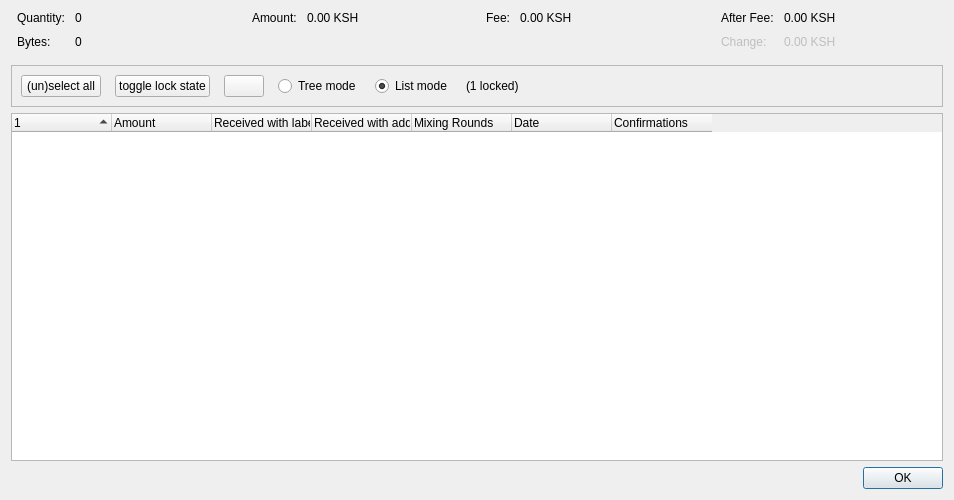
<?xml version="1.0" encoding="UTF-8"?>
<ui version="4.0">
 <class>CoinControlDialog</class>
 <widget class="QDialog" name="CoinControlDialog">
  <property name="geometry">
   <rect>
    <x>0</x>
    <y>0</y>
    <width>954</width>
    <height>500</height>
   </rect>
  </property>
  <property name="windowTitle">
   <string>Coin Selection</string>
  </property>
  <layout class="QVBoxLayout" name="verticalLayout">
   <item>
    <layout class="QHBoxLayout" name="horizontalLayoutTop" stretch="0,0,0,0">
     <property name="topMargin">
      <number>0</number>
     </property>
     <property name="bottomMargin">
      <number>10</number>
     </property>
     <item>
      <layout class="QFormLayout" name="formLayoutCoinControl1">
       <property name="labelAlignment">
        <set>Qt::AlignLeft|Qt::AlignVCenter</set>
       </property>
       <property name="horizontalSpacing">
        <number>10</number>
       </property>
       <property name="verticalSpacing">
        <number>10</number>
       </property>
       <property name="leftMargin">
        <number>6</number>
       </property>
       <property name="rightMargin">
        <number>6</number>
       </property>
       <item row="0" column="0">
        <widget class="QLabel" name="labelCoinControlQuantityText">
         <property name="text">
          <string>Quantity:</string>
         </property>
        </widget>
       </item>
       <item row="0" column="1">
        <widget class="QLabel" name="labelCoinControlQuantity">
         <property name="cursor">
          <cursorShape>IBeamCursor</cursorShape>
         </property>
         <property name="contextMenuPolicy">
          <enum>Qt::ActionsContextMenu</enum>
         </property>
         <property name="text">
          <string notr="true">0</string>
         </property>
         <property name="textInteractionFlags">
          <set>Qt::LinksAccessibleByMouse|Qt::TextSelectableByKeyboard|Qt::TextSelectableByMouse</set>
         </property>
        </widget>
       </item>
       <item row="1" column="0">
        <widget class="QLabel" name="labelCoinControlBytesText">
         <property name="text">
          <string>Bytes:</string>
         </property>
        </widget>
       </item>
       <item row="1" column="1">
        <widget class="QLabel" name="labelCoinControlBytes">
         <property name="cursor">
          <cursorShape>IBeamCursor</cursorShape>
         </property>
         <property name="contextMenuPolicy">
          <enum>Qt::ActionsContextMenu</enum>
         </property>
         <property name="text">
          <string notr="true">0</string>
         </property>
         <property name="textInteractionFlags">
          <set>Qt::LinksAccessibleByMouse|Qt::TextSelectableByKeyboard|Qt::TextSelectableByMouse</set>
         </property>
        </widget>
       </item>
      </layout>
     </item>
     <item>
      <layout class="QFormLayout" name="formLayoutCoinControl2">
       <property name="horizontalSpacing">
        <number>10</number>
       </property>
       <property name="verticalSpacing">
        <number>10</number>
       </property>
       <property name="leftMargin">
        <number>6</number>
       </property>
       <property name="rightMargin">
        <number>6</number>
       </property>
       <item row="0" column="0">
        <widget class="QLabel" name="labelCoinControlAmountText">
         <property name="text">
          <string>Amount:</string>
         </property>
        </widget>
       </item>
       <item row="0" column="1">
        <widget class="QLabel" name="labelCoinControlAmount">
         <property name="cursor">
          <cursorShape>IBeamCursor</cursorShape>
         </property>
         <property name="contextMenuPolicy">
          <enum>Qt::ActionsContextMenu</enum>
         </property>
         <property name="text">
          <string notr="true">0.00 KSH</string>
         </property>
         <property name="textInteractionFlags">
          <set>Qt::LinksAccessibleByMouse|Qt::TextSelectableByKeyboard|Qt::TextSelectableByMouse</set>
         </property>
        </widget>
       </item>
      </layout>
     </item>
     <item>
      <layout class="QFormLayout" name="formLayoutCoinControl3">
       <property name="horizontalSpacing">
        <number>10</number>
       </property>
       <property name="verticalSpacing">
        <number>10</number>
       </property>
       <property name="leftMargin">
        <number>6</number>
       </property>
       <property name="rightMargin">
        <number>6</number>
       </property>
       <item row="0" column="0">
        <widget class="QLabel" name="labelCoinControlFeeText">
         <property name="text">
          <string>Fee:</string>
         </property>
        </widget>
       </item>
       <item row="0" column="1">
        <widget class="QLabel" name="labelCoinControlFee">
         <property name="cursor">
          <cursorShape>IBeamCursor</cursorShape>
         </property>
         <property name="contextMenuPolicy">
          <enum>Qt::ActionsContextMenu</enum>
         </property>
         <property name="text">
          <string notr="true">0.00 KSH</string>
         </property>
         <property name="textInteractionFlags">
          <set>Qt::LinksAccessibleByMouse|Qt::TextSelectableByKeyboard|Qt::TextSelectableByMouse</set>
         </property>
        </widget>
       </item>
      </layout>
     </item>
     <item>
      <layout class="QFormLayout" name="formLayoutCoinControl4">
       <property name="labelAlignment">
        <set>Qt::AlignLeft|Qt::AlignVCenter</set>
       </property>
       <property name="horizontalSpacing">
        <number>10</number>
       </property>
       <property name="verticalSpacing">
        <number>10</number>
       </property>
       <property name="leftMargin">
        <number>6</number>
       </property>
       <property name="rightMargin">
        <number>6</number>
       </property>
       <item row="0" column="0">
        <widget class="QLabel" name="labelCoinControlAfterFeeText">
         <property name="text">
          <string>After Fee:</string>
         </property>
        </widget>
       </item>
       <item row="0" column="1">
        <widget class="QLabel" name="labelCoinControlAfterFee">
         <property name="cursor">
          <cursorShape>IBeamCursor</cursorShape>
         </property>
         <property name="contextMenuPolicy">
          <enum>Qt::ActionsContextMenu</enum>
         </property>
         <property name="text">
          <string notr="true">0.00 KSH</string>
         </property>
         <property name="textInteractionFlags">
          <set>Qt::LinksAccessibleByMouse|Qt::TextSelectableByKeyboard|Qt::TextSelectableByMouse</set>
         </property>
        </widget>
       </item>
       <item row="1" column="0">
        <widget class="QLabel" name="labelCoinControlChangeText">
         <property name="enabled">
          <bool>false</bool>
         </property>
         <property name="text">
          <string>Change:</string>
         </property>
        </widget>
       </item>
       <item row="1" column="1">
        <widget class="QLabel" name="labelCoinControlChange">
         <property name="enabled">
          <bool>false</bool>
         </property>
         <property name="cursor">
          <cursorShape>IBeamCursor</cursorShape>
         </property>
         <property name="contextMenuPolicy">
          <enum>Qt::ActionsContextMenu</enum>
         </property>
         <property name="text">
          <string notr="true">0.00 KSH</string>
         </property>
         <property name="textInteractionFlags">
          <set>Qt::LinksAccessibleByMouse|Qt::TextSelectableByKeyboard|Qt::TextSelectableByMouse</set>
         </property>
        </widget>
       </item>
      </layout>
     </item>
    </layout>
   </item>
   <item>
    <widget class="QFrame" name="frame">
     <property name="minimumSize">
      <size>
       <width>0</width>
       <height>40</height>
      </size>
     </property>
     <property name="frameShape">
      <enum>QFrame::StyledPanel</enum>
     </property>
     <property name="frameShadow">
      <enum>QFrame::Sunken</enum>
     </property>
     <layout class="QHBoxLayout" name="horizontalLayout">
      <item>
       <layout class="QHBoxLayout" name="horizontalLayoutPanel" stretch="0,0,0,0,0,0,0">
        <property name="spacing">
         <number>14</number>
        </property>
        <item>
         <widget class="QPushButton" name="pushButtonSelectAll">
          <property name="sizePolicy">
           <sizepolicy hsizetype="Maximum" vsizetype="Fixed">
            <horstretch>0</horstretch>
            <verstretch>0</verstretch>
           </sizepolicy>
          </property>
          <property name="text">
           <string>(un)select all</string>
          </property>
          <property name="autoDefault">
           <bool>false</bool>
          </property>
         </widget>
        </item>
        <item>
         <widget class="QPushButton" name="pushButtonToggleLock">
          <property name="sizePolicy">
           <sizepolicy hsizetype="Maximum" vsizetype="Fixed">
            <horstretch>0</horstretch>
            <verstretch>0</verstretch>
           </sizepolicy>
          </property>
          <property name="text">
           <string>toggle lock state</string>
          </property>
          <property name="autoDefault">
           <bool>false</bool>
          </property>
         </widget>
        </item>
        <item>
         <widget class="QPushButton" name="hideButton">
          <property name="sizePolicy">
           <sizepolicy hsizetype="Maximum" vsizetype="Fixed">
            <horstretch>0</horstretch>
            <verstretch>0</verstretch>
           </sizepolicy>
          </property>
          <property name="text">
           <string/>
          </property>
          <property name="autoDefault">
           <bool>false</bool>
          </property>
         </widget>
        </item>
        <item>
         <widget class="QRadioButton" name="radioTreeMode">
          <property name="sizePolicy">
           <sizepolicy hsizetype="Maximum" vsizetype="Fixed">
            <horstretch>0</horstretch>
            <verstretch>0</verstretch>
           </sizepolicy>
          </property>
          <property name="text">
           <string>Tree mode</string>
          </property>
         </widget>
        </item>
        <item>
         <widget class="QRadioButton" name="radioListMode">
          <property name="sizePolicy">
           <sizepolicy hsizetype="Maximum" vsizetype="Fixed">
            <horstretch>0</horstretch>
            <verstretch>0</verstretch>
           </sizepolicy>
          </property>
          <property name="text">
           <string>List mode</string>
          </property>
          <property name="checked">
           <bool>true</bool>
          </property>
         </widget>
        </item>
        <item>
         <widget class="QLabel" name="labelLocked">
          <property name="text">
           <string>(1 locked)</string>
          </property>
         </widget>
        </item>
        <item>
         <spacer name="horizontalSpacer">
          <property name="orientation">
           <enum>Qt::Horizontal</enum>
          </property>
          <property name="sizeHint" stdset="0">
           <size>
            <width>40</width>
            <height>20</height>
           </size>
          </property>
         </spacer>
        </item>
       </layout>
      </item>
     </layout>
    </widget>
   </item>
   <item>
    <widget class="CoinControlTreeWidget" name="treeWidget">
     <property name="contextMenuPolicy">
      <enum>Qt::CustomContextMenu</enum>
     </property>
     <property name="sortingEnabled">
      <bool>false</bool>
     </property>
     <property name="columnCount">
      <number>7</number>
     </property>
     <attribute name="headerShowSortIndicator" stdset="0">
      <bool>true</bool>
     </attribute>
     <attribute name="headerStretchLastSection">
      <bool>false</bool>
     </attribute>
     <column>
      <property name="text">
       <string/>
      </property>
     </column>
     <column>
      <property name="text">
       <string>Amount</string>
      </property>
     </column>
     <column>
      <property name="text">
       <string>Received with label</string>
      </property>
     </column>
     <column>
      <property name="text">
       <string>Received with address</string>
      </property>
     </column>
     <column>
      <property name="text">
       <string>Mixing Rounds</string>
      </property>
     </column>
     <column>
      <property name="text">
       <string>Date</string>
      </property>
     </column>
     <column>
      <property name="text">
       <string>Confirmations</string>
      </property>
      <property name="toolTip">
       <string>Confirmed</string>
      </property>
     </column>
    </widget>
   </item>
   <item>
    <widget class="QDialogButtonBox" name="buttonBox">
     <property name="orientation">
      <enum>Qt::Horizontal</enum>
     </property>
     <property name="standardButtons">
      <set>QDialogButtonBox::Ok</set>
     </property>
    </widget>
   </item>
  </layout>
 </widget>
 <customwidgets>
  <customwidget>
   <class>CoinControlTreeWidget</class>
   <extends>QTreeWidget</extends>
   <header>qt/coincontroltreewidget.h</header>
  </customwidget>
 </customwidgets>
 <resources/>
 <connections/>
</ui>
